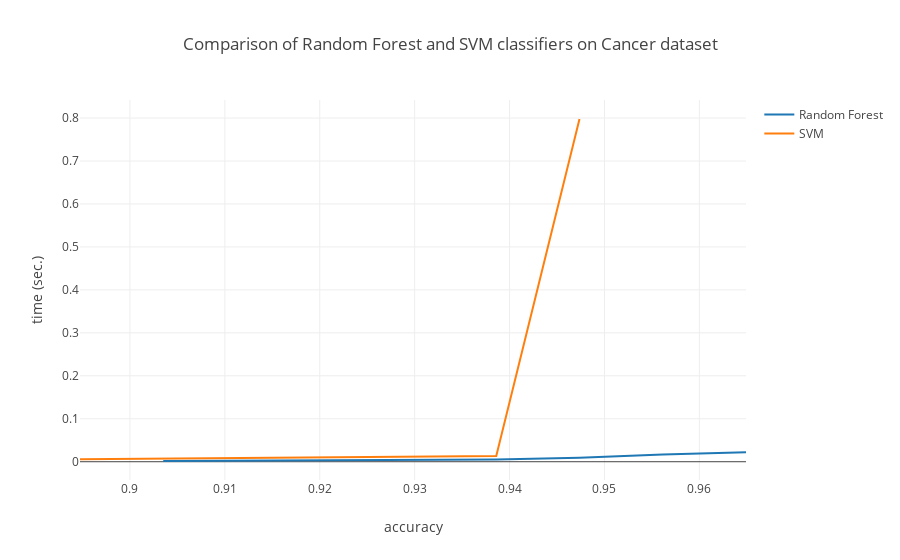
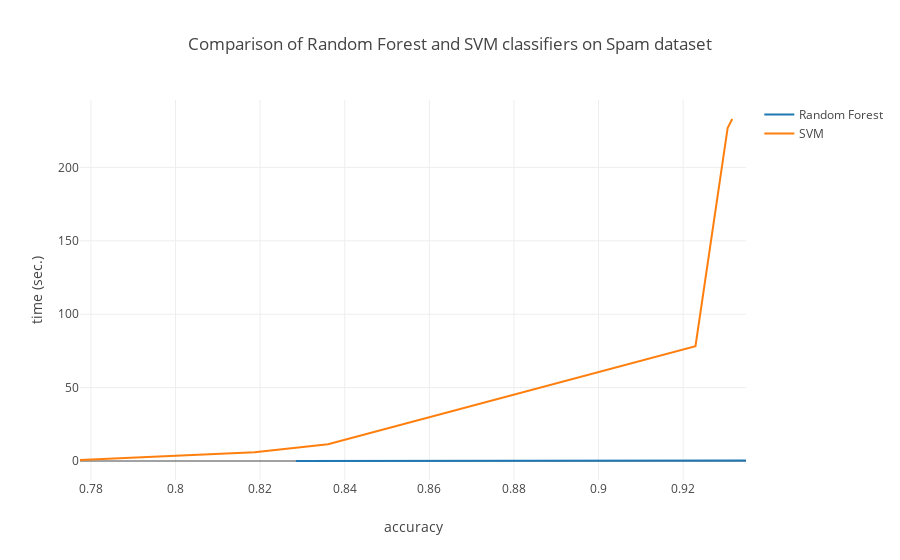

The cell these charts' notebook holds for them, in order:
### Code cell
compare_svm_and_random_forest(*load_cancer_dataset(), 'Cancer')
compare_svm_and_random_forest(*load_spam_dataset(), 'Spam')

### Figure 1 — Plotly figure (JSON) as saved in the notebook; plotly's stock layout.template omitted (floating-point values rounded to 4 significant figures)
{"data": [{"mode": "lines", "name": "Random Forest", "type": "scatter", "uid": "798c9232-6f67-11e9-bf33-8c85907622bd", "x": [0.9035, 0.9211, 0.9298, 0.9386, 0.9474, 0.9561, 0.9649], "y": [0.001672, 0.003377, 0.003885, 0.0049, 0.009049, 0.01709, 0.02207]}, {"mode": "lines", "name": "SVM", "type": "scatter", "uid": "798c937c-6f67-11e9-bf33-8c85907622bd", "x": [0.8947, 0.9386, 0.9474], "y": [0.005574, 0.01352, 0.7978]}], "layout": {"title": "Comparison of Random Forest and SVM classifiers on Cancer dataset", "xaxis": {"title": "accuracy"}, "yaxis": {"title": "time (sec.)"}}}

### Figure 2 — Plotly figure (JSON) as saved in the notebook; plotly's stock layout.template omitted (floating-point values rounded to 4 significant figures)
{"data": [{"mode": "lines", "name": "Random Forest", "type": "scatter", "uid": "3108cb0a-6f6e-11e9-bf33-8c85907622bd", "x": [0.8284, 0.8621, 0.8708, 0.8893, 0.9121, 0.9142, 0.9186, 0.9207, 0.924, 0.9251, 0.9283, 0.9294, 0.9305, 0.9316, 0.9338, 0.9349], "y": [0.003035, 0.003354, 0.003879, 0.005846, 0.006807, 0.01832, 0.02248, 0.02954, 0.0403, 0.04773, 0.06619, 0.09944, 0.1572, 0.1821, 0.2085, 0.3343]}, {"mode": "lines", "name": "SVM", "type": "scatter", "uid": "3108cd6c-6f6e-11e9-bf33-8c85907622bd", "x": [0.7774, 0.8187, 0.836, 0.9229, 0.9305, 0.9316], "y": [0.6886, 5.99, 11.46, 78.26, 226.8, 233.0]}], "layout": {"title": "Comparison of Random Forest and SVM classifiers on Spam dataset", "xaxis": {"title": "accuracy"}, "yaxis": {"title": "time (sec.)"}}}
